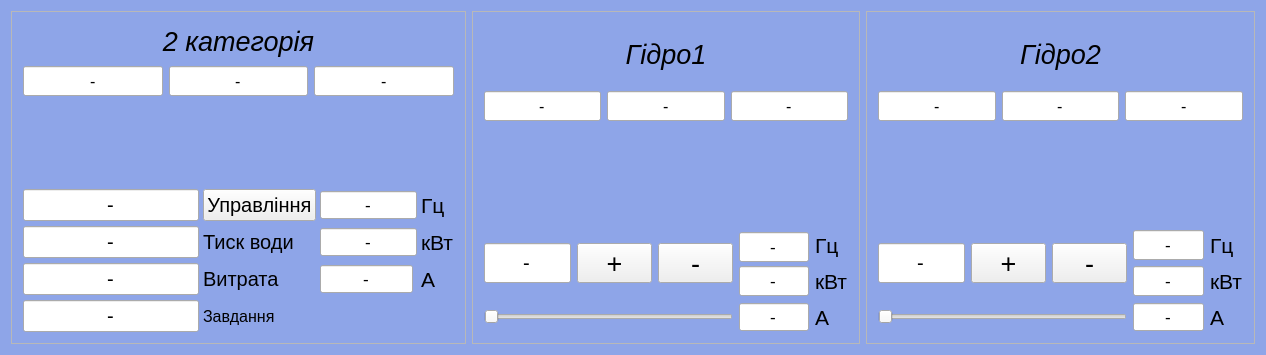
<?xml version="1.0" encoding="UTF-8"?>
<ui version="4.0">
 <class>BigPumpsMon</class>
 <widget class="QWidget" name="BigPumpsMon">
  <property name="geometry">
   <rect>
    <x>0</x>
    <y>0</y>
    <width>1266</width>
    <height>355</height>
   </rect>
  </property>
  <property name="windowTitle">
   <string>Великі насоси</string>
  </property>
  <property name="styleSheet">
   <string notr="true">QWidget#BigPumpsMon { background-color:#8ea5e8}</string>
  </property>
  <layout class="QHBoxLayout" name="horizontalLayout">
   <item>
    <widget class="QFrame" name="kategoria">
     <property name="frameShape">
      <enum>QFrame::StyledPanel</enum>
     </property>
     <property name="frameShadow">
      <enum>QFrame::Raised</enum>
     </property>
     <layout class="QGridLayout" name="gridLayout">
      <property name="horizontalSpacing">
       <number>4</number>
      </property>
      <property name="verticalSpacing">
       <number>5</number>
      </property>
      <item row="7" column="4">
       <widget class="QLabel" name="label_18">
        <property name="font">
         <font>
          <pointsize>16</pointsize>
         </font>
        </property>
        <property name="text">
         <string>кВт</string>
        </property>
       </widget>
      </item>
      <item row="7" column="0">
       <widget class="QLineEdit" name="V0059">
        <property name="font">
         <font>
          <pointsize>15</pointsize>
         </font>
        </property>
        <property name="text">
         <string>-</string>
        </property>
        <property name="alignment">
         <set>Qt::AlignCenter</set>
        </property>
        <property name="readOnly">
         <bool>true</bool>
        </property>
       </widget>
      </item>
      <item row="7" column="2" colspan="2">
       <widget class="QLineEdit" name="V0041">
        <property name="font">
         <font>
          <pointsize>13</pointsize>
         </font>
        </property>
        <property name="text">
         <string>-</string>
        </property>
        <property name="alignment">
         <set>Qt::AlignCenter</set>
        </property>
        <property name="readOnly">
         <bool>true</bool>
        </property>
       </widget>
      </item>
      <item row="2" column="0" rowspan="2" colspan="2">
       <widget class="QLabel" name="image_3">
        <property name="minimumSize">
         <size>
          <width>290</width>
          <height>80</height>
         </size>
        </property>
        <property name="text">
         <string/>
        </property>
        <property name="pixmap">
         <pixmap resource="../auscada.qrc">:/mnemo/1.png</pixmap>
        </property>
       </widget>
      </item>
      <item row="9" column="0">
       <widget class="QLineEdit" name="SP0001">
        <property name="font">
         <font>
          <pointsize>15</pointsize>
          <weight>50</weight>
          <bold>false</bold>
         </font>
        </property>
        <property name="text">
         <string>-</string>
        </property>
        <property name="alignment">
         <set>Qt::AlignCenter</set>
        </property>
        <property name="readOnly">
         <bool>true</bool>
        </property>
       </widget>
      </item>
      <item row="7" column="1">
       <widget class="QLabel" name="label_20">
        <property name="font">
         <font>
          <pointsize>15</pointsize>
         </font>
        </property>
        <property name="text">
         <string>Тиск води</string>
        </property>
       </widget>
      </item>
      <item row="6" column="4">
       <widget class="QLabel" name="label_17">
        <property name="font">
         <font>
          <pointsize>16</pointsize>
         </font>
        </property>
        <property name="text">
         <string>Гц</string>
        </property>
       </widget>
      </item>
      <item row="9" column="1">
       <widget class="QLabel" name="label">
        <property name="font">
         <font>
          <pointsize>12</pointsize>
         </font>
        </property>
        <property name="text">
         <string>Завдання</string>
        </property>
        <property name="alignment">
         <set>Qt::AlignLeading|Qt::AlignLeft|Qt::AlignVCenter</set>
        </property>
       </widget>
      </item>
      <item row="6" column="0">
       <widget class="QLineEdit" name="C0001">
        <property name="sizePolicy">
         <sizepolicy hsizetype="MinimumExpanding" vsizetype="Fixed">
          <horstretch>0</horstretch>
          <verstretch>0</verstretch>
         </sizepolicy>
        </property>
        <property name="font">
         <font>
          <pointsize>15</pointsize>
         </font>
        </property>
        <property name="text">
         <string>-</string>
        </property>
        <property name="alignment">
         <set>Qt::AlignCenter</set>
        </property>
        <property name="readOnly">
         <bool>true</bool>
        </property>
       </widget>
      </item>
      <item row="6" column="2" colspan="2">
       <widget class="QLineEdit" name="V0001">
        <property name="minimumSize">
         <size>
          <width>97</width>
          <height>0</height>
         </size>
        </property>
        <property name="font">
         <font>
          <pointsize>13</pointsize>
         </font>
        </property>
        <property name="inputMethodHints">
         <set>Qt::ImhNone</set>
        </property>
        <property name="text">
         <string>-</string>
        </property>
        <property name="alignment">
         <set>Qt::AlignCenter</set>
        </property>
        <property name="readOnly">
         <bool>true</bool>
        </property>
       </widget>
      </item>
      <item row="6" column="1">
       <widget class="QPushButton" name="Settings">
        <property name="sizePolicy">
         <sizepolicy hsizetype="MinimumExpanding" vsizetype="Fixed">
          <horstretch>0</horstretch>
          <verstretch>0</verstretch>
         </sizepolicy>
        </property>
        <property name="font">
         <font>
          <pointsize>15</pointsize>
         </font>
        </property>
        <property name="text">
         <string>Управління</string>
        </property>
       </widget>
      </item>
      <item row="0" column="0" colspan="5">
       <widget class="QLabel" name="label_11">
        <property name="font">
         <font>
          <pointsize>20</pointsize>
          <italic>true</italic>
         </font>
        </property>
        <property name="text">
         <string>2 категорія</string>
        </property>
        <property name="alignment">
         <set>Qt::AlignCenter</set>
        </property>
       </widget>
      </item>
      <item row="1" column="0" colspan="5">
       <widget class="QFrame" name="frame_1">
        <layout class="QHBoxLayout" name="horizontalLayout_3">
         <property name="leftMargin">
          <number>0</number>
         </property>
         <property name="topMargin">
          <number>0</number>
         </property>
         <property name="rightMargin">
          <number>0</number>
         </property>
         <property name="bottomMargin">
          <number>0</number>
         </property>
         <item>
          <widget class="QLineEdit" name="Work0001">
           <property name="enabled">
            <bool>true</bool>
           </property>
           <property name="minimumSize">
            <size>
             <width>100</width>
             <height>30</height>
            </size>
           </property>
           <property name="font">
            <font>
             <pointsize>12</pointsize>
            </font>
           </property>
           <property name="text">
            <string>-</string>
           </property>
           <property name="alignment">
            <set>Qt::AlignCenter</set>
           </property>
           <property name="readOnly">
            <bool>true</bool>
           </property>
          </widget>
         </item>
         <item>
          <widget class="QLineEdit" name="Link0001">
           <property name="minimumSize">
            <size>
             <width>100</width>
             <height>30</height>
            </size>
           </property>
           <property name="font">
            <font>
             <pointsize>12</pointsize>
            </font>
           </property>
           <property name="text">
            <string>-</string>
           </property>
           <property name="alignment">
            <set>Qt::AlignCenter</set>
           </property>
           <property name="readOnly">
            <bool>true</bool>
           </property>
          </widget>
         </item>
         <item>
          <widget class="QLineEdit" name="Alarm0001">
           <property name="minimumSize">
            <size>
             <width>100</width>
             <height>30</height>
            </size>
           </property>
           <property name="font">
            <font>
             <pointsize>12</pointsize>
            </font>
           </property>
           <property name="text">
            <string>-</string>
           </property>
           <property name="alignment">
            <set>Qt::AlignCenter</set>
           </property>
           <property name="readOnly">
            <bool>true</bool>
           </property>
          </widget>
         </item>
        </layout>
       </widget>
      </item>
      <item row="8" column="0">
       <widget class="QLineEdit" name="V0058">
        <property name="font">
         <font>
          <pointsize>15</pointsize>
         </font>
        </property>
        <property name="text">
         <string>-</string>
        </property>
        <property name="alignment">
         <set>Qt::AlignCenter</set>
        </property>
        <property name="readOnly">
         <bool>true</bool>
        </property>
       </widget>
      </item>
      <item row="8" column="1">
       <widget class="QLabel" name="label_21">
        <property name="font">
         <font>
          <pointsize>15</pointsize>
         </font>
        </property>
        <property name="text">
         <string>Витрата</string>
        </property>
       </widget>
      </item>
      <item row="8" column="2">
       <widget class="QLineEdit" name="V0021">
        <property name="font">
         <font>
          <pointsize>13</pointsize>
         </font>
        </property>
        <property name="text">
         <string>-</string>
        </property>
        <property name="alignment">
         <set>Qt::AlignCenter</set>
        </property>
        <property name="readOnly">
         <bool>true</bool>
        </property>
       </widget>
      </item>
      <item row="8" column="4">
       <widget class="QLabel" name="label_19">
        <property name="font">
         <font>
          <pointsize>16</pointsize>
         </font>
        </property>
        <property name="text">
         <string>А</string>
        </property>
       </widget>
      </item>
     </layout>
    </widget>
   </item>
   <item>
    <widget class="QFrame" name="Gidro1">
     <property name="frameShape">
      <enum>QFrame::StyledPanel</enum>
     </property>
     <property name="frameShadow">
      <enum>QFrame::Raised</enum>
     </property>
     <layout class="QGridLayout" name="gridLayout_3">
      <item row="2" column="3">
       <widget class="QLineEdit" name="V0002">
        <property name="minimumSize">
         <size>
          <width>55</width>
          <height>30</height>
         </size>
        </property>
        <property name="maximumSize">
         <size>
          <width>16777215</width>
          <height>25</height>
         </size>
        </property>
        <property name="font">
         <font>
          <pointsize>13</pointsize>
         </font>
        </property>
        <property name="inputMethodHints">
         <set>Qt::ImhNone</set>
        </property>
        <property name="text">
         <string>-</string>
        </property>
        <property name="alignment">
         <set>Qt::AlignCenter</set>
        </property>
        <property name="readOnly">
         <bool>true</bool>
        </property>
       </widget>
      </item>
      <item row="2" column="0" rowspan="2">
       <widget class="QLineEdit" name="C0002">
        <property name="minimumSize">
         <size>
          <width>55</width>
          <height>40</height>
         </size>
        </property>
        <property name="font">
         <font>
          <pointsize>15</pointsize>
         </font>
        </property>
        <property name="text">
         <string>-</string>
        </property>
        <property name="alignment">
         <set>Qt::AlignCenter</set>
        </property>
        <property name="readOnly">
         <bool>true</bool>
        </property>
       </widget>
      </item>
      <item row="4" column="0" colspan="3">
       <widget class="QSlider" name="C0002slider">
        <property name="minimumSize">
         <size>
          <width>240</width>
          <height>30</height>
         </size>
        </property>
        <property name="maximum">
         <number>4000</number>
        </property>
        <property name="orientation">
         <enum>Qt::Horizontal</enum>
        </property>
       </widget>
      </item>
      <item row="2" column="4">
       <widget class="QLabel" name="label_8">
        <property name="font">
         <font>
          <pointsize>16</pointsize>
         </font>
        </property>
        <property name="text">
         <string>Гц</string>
        </property>
       </widget>
      </item>
      <item row="0" column="0" colspan="5">
       <layout class="QVBoxLayout" name="verticalLayout_2">
        <item>
         <widget class="QLabel" name="label_14">
          <property name="font">
           <font>
            <pointsize>20</pointsize>
            <italic>true</italic>
           </font>
          </property>
          <property name="text">
           <string>Гідро1</string>
          </property>
          <property name="alignment">
           <set>Qt::AlignCenter</set>
          </property>
         </widget>
        </item>
        <item>
         <layout class="QHBoxLayout" name="horizontalLayout_4">
          <item>
           <widget class="QLineEdit" name="Work0002">
            <property name="minimumSize">
             <size>
              <width>100</width>
              <height>30</height>
             </size>
            </property>
            <property name="font">
             <font>
              <family>MS Shell Dlg 2</family>
              <pointsize>12</pointsize>
             </font>
            </property>
            <property name="text">
             <string>-</string>
            </property>
            <property name="alignment">
             <set>Qt::AlignCenter</set>
            </property>
            <property name="readOnly">
             <bool>true</bool>
            </property>
           </widget>
          </item>
          <item>
           <widget class="QLineEdit" name="Link0002">
            <property name="minimumSize">
             <size>
              <width>100</width>
              <height>30</height>
             </size>
            </property>
            <property name="font">
             <font>
              <pointsize>12</pointsize>
             </font>
            </property>
            <property name="text">
             <string>-</string>
            </property>
            <property name="alignment">
             <set>Qt::AlignCenter</set>
            </property>
            <property name="readOnly">
             <bool>true</bool>
            </property>
           </widget>
          </item>
          <item>
           <widget class="QLineEdit" name="Alarm0002">
            <property name="minimumSize">
             <size>
              <width>100</width>
              <height>30</height>
             </size>
            </property>
            <property name="font">
             <font>
              <pointsize>12</pointsize>
             </font>
            </property>
            <property name="text">
             <string>-</string>
            </property>
            <property name="alignment">
             <set>Qt::AlignCenter</set>
            </property>
            <property name="readOnly">
             <bool>true</bool>
            </property>
           </widget>
          </item>
         </layout>
        </item>
       </layout>
      </item>
      <item row="2" column="1" rowspan="2">
       <widget class="QPushButton" name="ButtonPlus_5">
        <property name="minimumSize">
         <size>
          <width>75</width>
          <height>40</height>
         </size>
        </property>
        <property name="font">
         <font>
          <pointsize>20</pointsize>
         </font>
        </property>
        <property name="text">
         <string>+</string>
        </property>
       </widget>
      </item>
      <item row="4" column="4">
       <widget class="QLabel" name="label_16">
        <property name="font">
         <font>
          <pointsize>16</pointsize>
         </font>
        </property>
        <property name="text">
         <string>А</string>
        </property>
       </widget>
      </item>
      <item row="3" column="3">
       <widget class="QLineEdit" name="V0042">
        <property name="minimumSize">
         <size>
          <width>55</width>
          <height>30</height>
         </size>
        </property>
        <property name="font">
         <font>
          <pointsize>13</pointsize>
         </font>
        </property>
        <property name="text">
         <string>-</string>
        </property>
        <property name="alignment">
         <set>Qt::AlignCenter</set>
        </property>
        <property name="readOnly">
         <bool>true</bool>
        </property>
       </widget>
      </item>
      <item row="3" column="4">
       <widget class="QLabel" name="label_15">
        <property name="font">
         <font>
          <pointsize>16</pointsize>
         </font>
        </property>
        <property name="text">
         <string>кВт</string>
        </property>
       </widget>
      </item>
      <item row="4" column="3">
       <widget class="QLineEdit" name="V0022">
        <property name="minimumSize">
         <size>
          <width>55</width>
          <height>25</height>
         </size>
        </property>
        <property name="font">
         <font>
          <pointsize>13</pointsize>
         </font>
        </property>
        <property name="text">
         <string>-</string>
        </property>
        <property name="alignment">
         <set>Qt::AlignCenter</set>
        </property>
        <property name="readOnly">
         <bool>true</bool>
        </property>
       </widget>
      </item>
      <item row="2" column="2" rowspan="2">
       <widget class="QPushButton" name="ButtonMinus_5">
        <property name="minimumSize">
         <size>
          <width>75</width>
          <height>40</height>
         </size>
        </property>
        <property name="font">
         <font>
          <pointsize>20</pointsize>
         </font>
        </property>
        <property name="text">
         <string>-</string>
        </property>
       </widget>
      </item>
      <item row="1" column="0" colspan="4">
       <widget class="QLabel" name="image">
        <property name="minimumSize">
         <size>
          <width>290</width>
          <height>80</height>
         </size>
        </property>
        <property name="text">
         <string/>
        </property>
        <property name="pixmap">
         <pixmap resource="../auscada.qrc">:/mnemo/1.png</pixmap>
        </property>
       </widget>
      </item>
     </layout>
    </widget>
   </item>
   <item>
    <widget class="QFrame" name="Gidro2">
     <property name="frameShape">
      <enum>QFrame::StyledPanel</enum>
     </property>
     <property name="frameShadow">
      <enum>QFrame::Raised</enum>
     </property>
     <layout class="QGridLayout" name="gridLayout_2">
      <item row="0" column="0" colspan="5">
       <layout class="QVBoxLayout" name="verticalLayout_3">
        <item>
         <widget class="QLabel" name="label_6">
          <property name="font">
           <font>
            <pointsize>20</pointsize>
            <italic>true</italic>
           </font>
          </property>
          <property name="text">
           <string>Гідро2</string>
          </property>
          <property name="alignment">
           <set>Qt::AlignCenter</set>
          </property>
         </widget>
        </item>
        <item>
         <layout class="QHBoxLayout" name="horizontalLayout_2">
          <item>
           <widget class="QLineEdit" name="Work0003">
            <property name="minimumSize">
             <size>
              <width>100</width>
              <height>30</height>
             </size>
            </property>
            <property name="font">
             <font>
              <pointsize>12</pointsize>
             </font>
            </property>
            <property name="text">
             <string>-</string>
            </property>
            <property name="alignment">
             <set>Qt::AlignCenter</set>
            </property>
            <property name="readOnly">
             <bool>true</bool>
            </property>
           </widget>
          </item>
          <item>
           <widget class="QLineEdit" name="Link0003">
            <property name="minimumSize">
             <size>
              <width>100</width>
              <height>30</height>
             </size>
            </property>
            <property name="font">
             <font>
              <pointsize>12</pointsize>
             </font>
            </property>
            <property name="text">
             <string>-</string>
            </property>
            <property name="alignment">
             <set>Qt::AlignCenter</set>
            </property>
            <property name="readOnly">
             <bool>true</bool>
            </property>
           </widget>
          </item>
          <item>
           <widget class="QLineEdit" name="Alarm0003">
            <property name="minimumSize">
             <size>
              <width>100</width>
              <height>30</height>
             </size>
            </property>
            <property name="font">
             <font>
              <pointsize>12</pointsize>
             </font>
            </property>
            <property name="text">
             <string>-</string>
            </property>
            <property name="alignment">
             <set>Qt::AlignCenter</set>
            </property>
            <property name="readOnly">
             <bool>true</bool>
            </property>
           </widget>
          </item>
         </layout>
        </item>
       </layout>
      </item>
      <item row="1" column="0" colspan="4">
       <widget class="QLabel" name="image_2">
        <property name="minimumSize">
         <size>
          <width>290</width>
          <height>80</height>
         </size>
        </property>
        <property name="text">
         <string/>
        </property>
        <property name="pixmap">
         <pixmap resource="../auscada.qrc">:/mnemo/1.png</pixmap>
        </property>
       </widget>
      </item>
      <item row="2" column="0" rowspan="2">
       <widget class="QLineEdit" name="C0003">
        <property name="minimumSize">
         <size>
          <width>55</width>
          <height>40</height>
         </size>
        </property>
        <property name="font">
         <font>
          <pointsize>15</pointsize>
         </font>
        </property>
        <property name="text">
         <string>-</string>
        </property>
        <property name="alignment">
         <set>Qt::AlignCenter</set>
        </property>
        <property name="readOnly">
         <bool>true</bool>
        </property>
       </widget>
      </item>
      <item row="2" column="1" rowspan="2">
       <widget class="QPushButton" name="ButtonPlus_3">
        <property name="minimumSize">
         <size>
          <width>75</width>
          <height>40</height>
         </size>
        </property>
        <property name="font">
         <font>
          <pointsize>20</pointsize>
         </font>
        </property>
        <property name="text">
         <string>+</string>
        </property>
       </widget>
      </item>
      <item row="2" column="2" rowspan="2">
       <widget class="QPushButton" name="ButtonMinus_3">
        <property name="minimumSize">
         <size>
          <width>75</width>
          <height>40</height>
         </size>
        </property>
        <property name="font">
         <font>
          <pointsize>20</pointsize>
         </font>
        </property>
        <property name="text">
         <string>-</string>
        </property>
       </widget>
      </item>
      <item row="2" column="3">
       <widget class="QLineEdit" name="V0003">
        <property name="minimumSize">
         <size>
          <width>55</width>
          <height>30</height>
         </size>
        </property>
        <property name="maximumSize">
         <size>
          <width>16777215</width>
          <height>30</height>
         </size>
        </property>
        <property name="font">
         <font>
          <pointsize>13</pointsize>
         </font>
        </property>
        <property name="inputMethodHints">
         <set>Qt::ImhNone</set>
        </property>
        <property name="text">
         <string>-</string>
        </property>
        <property name="alignment">
         <set>Qt::AlignCenter</set>
        </property>
        <property name="readOnly">
         <bool>true</bool>
        </property>
       </widget>
      </item>
      <item row="2" column="4">
       <widget class="QLabel" name="label_4">
        <property name="font">
         <font>
          <pointsize>16</pointsize>
         </font>
        </property>
        <property name="text">
         <string>Гц</string>
        </property>
       </widget>
      </item>
      <item row="3" column="3">
       <widget class="QLineEdit" name="V0043">
        <property name="minimumSize">
         <size>
          <width>55</width>
          <height>30</height>
         </size>
        </property>
        <property name="font">
         <font>
          <pointsize>13</pointsize>
         </font>
        </property>
        <property name="text">
         <string>-</string>
        </property>
        <property name="alignment">
         <set>Qt::AlignCenter</set>
        </property>
        <property name="readOnly">
         <bool>true</bool>
        </property>
       </widget>
      </item>
      <item row="3" column="4">
       <widget class="QLabel" name="label_9">
        <property name="font">
         <font>
          <pointsize>16</pointsize>
         </font>
        </property>
        <property name="text">
         <string>кВт</string>
        </property>
       </widget>
      </item>
      <item row="4" column="0" colspan="3">
       <widget class="QSlider" name="C0003slider">
        <property name="minimumSize">
         <size>
          <width>240</width>
          <height>30</height>
         </size>
        </property>
        <property name="maximum">
         <number>4000</number>
        </property>
        <property name="orientation">
         <enum>Qt::Horizontal</enum>
        </property>
       </widget>
      </item>
      <item row="4" column="3">
       <widget class="QLineEdit" name="V0023">
        <property name="minimumSize">
         <size>
          <width>55</width>
          <height>25</height>
         </size>
        </property>
        <property name="font">
         <font>
          <pointsize>13</pointsize>
         </font>
        </property>
        <property name="text">
         <string>-</string>
        </property>
        <property name="alignment">
         <set>Qt::AlignCenter</set>
        </property>
        <property name="readOnly">
         <bool>true</bool>
        </property>
       </widget>
      </item>
      <item row="4" column="4">
       <widget class="QLabel" name="label_10">
        <property name="font">
         <font>
          <pointsize>16</pointsize>
         </font>
        </property>
        <property name="text">
         <string>А</string>
        </property>
       </widget>
      </item>
     </layout>
    </widget>
   </item>
  </layout>
 </widget>
 <layoutdefault spacing="6" margin="11"/>
 <resources>
  <include location="../auscada.qrc"/>
 </resources>
 <connections/>
</ui>
